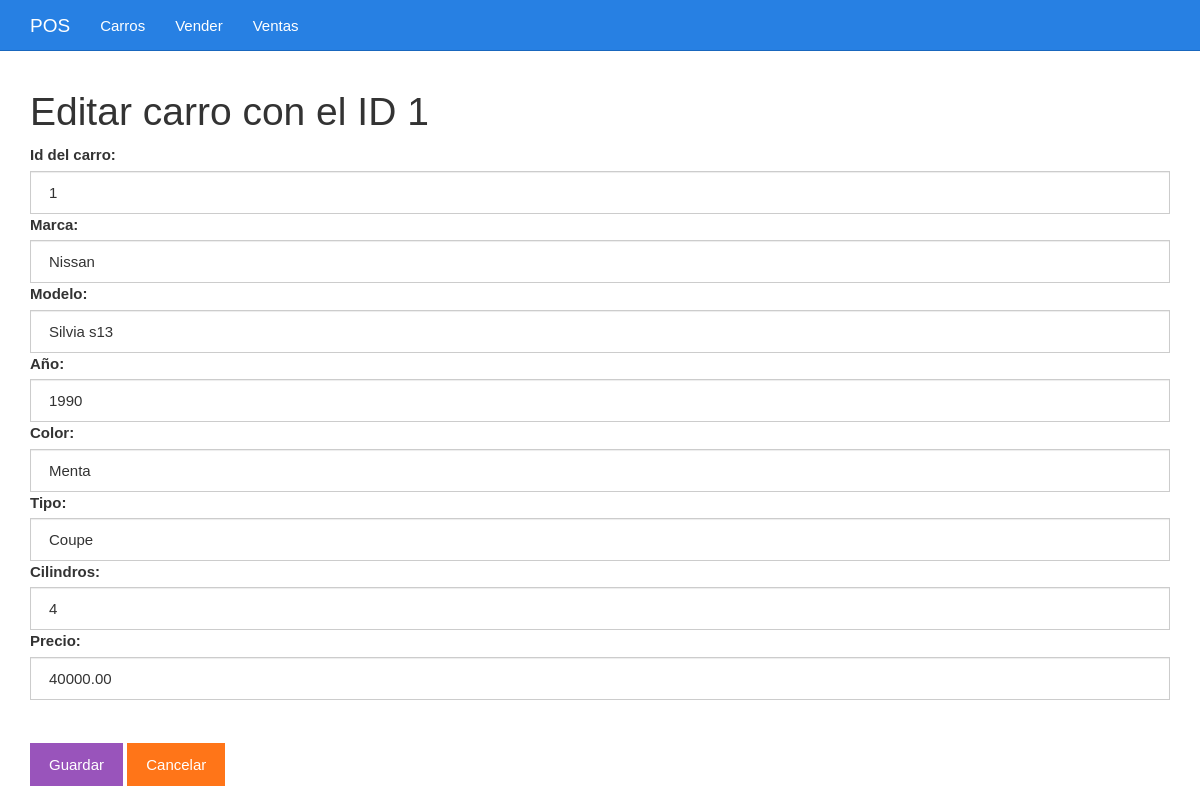
Screenshot of /editar.php?id=1 with the database file from the repository.
### tables this page shows
CREATE TABLE `tbl_carro` (
  `id` int(3) NOT NULL,
  `id_carro` int(3) NOT NULL,
  `marca` varchar(50) NOT NULL,
  `modelo` varchar(50) NOT NULL,
  `anio` varchar(4) NOT NULL,
  `color` varchar(50) NOT NULL,
  `tipo` varchar(50) NOT NULL,
  `cilindros` varchar(50) NOT NULL,
  `precio` decimal(10,2) NOT NULL,
  `cantidad` int(3) NOT NULL
);

### editar.php (the view, shortened to what this page needs)
<?php
$id = $_GET["id"];
include_once "base_de_datos.php";
$sentencia = $base_de_datos->prepare("SELECT * FROM tbl_carro WHERE id = ?;");
$sentencia->execute([$id]);
$carro = $sentencia->fetch(PDO::FETCH_OBJ);
?>
<?php include_once "encabezado.php" ?>
	<div class="col-xs-12">
		<h1>Editar carro con el ID <?php echo $carro->id; ?></h1>
		<form method="post" action="guardarDatosEditados.php">
			<label for="id_carro">Id del carro:</label>
			<input value="<?php echo $carro->id_carro ?>" class="form-control" name="id_carro" required type="text" id="id_carro" placeholder="Escribe el id del carro">
			<label for="marca">Marca:</label>
			<input value="<?php echo $carro->marca ?>" class="form-control" name="marca" required type="text" id="marca" placeholder="Marca del carro">
			<label for="modelo">Modelo:</label>
			<input value="<?php echo $carro->modelo ?>" class="form-control" name="modelo" required type="text" id="modelo" placeholder="Modelo del carro">
			<label for="anio">Año:</label>
			<input value="<?php echo $carro->anio ?>" class="form-control" name="anio" required type="text" id="anio" placeholder="Año del carro">
			<label for="color">Color:</label>
			<input value="<?php echo $carro->color ?>" class="form-control" name="color" required type="text" id="color" placeholder="Color del carro">
			<label for="tipo">Tipo:</label>
			<input value="<?php echo $carro->tipo ?>" class="form-control" name="tipo" required type="text" id="tipo" placeholder="Tipo del carro">
			<label for="cilindros">Cilindros:</label>
			<input value="<?php echo $carro->cilindros ?>" class="form-control" name="cilindros" required type="number" id="cilindros" placeholder="Cilindros del carro">
			<label for="precio">Precio:</label>
			<input value="<?php echo $carro->precio ?>" class="form-control" name="precio" required type="number" step="0.01" id="precio" placeholder="Año del carro">
			<br><br><input class="btn btn-info" type="submit" value="Guardar">
			<a class="btn btn-warning" href="./listar.php">Cancelar</a>
		</form>
	</div>
<?php include_once "pie.php" ?>

### css/estilo.css (style rules this page uses)
body { padding-top: 70px; }

### rows the page displays
tbl_carro: id "1", id_carro "1", marca "Nissan", modelo "Silvia s13", anio "1990", color "Menta", tipo "Coupe", cilindros "4", precio "40000.00"
